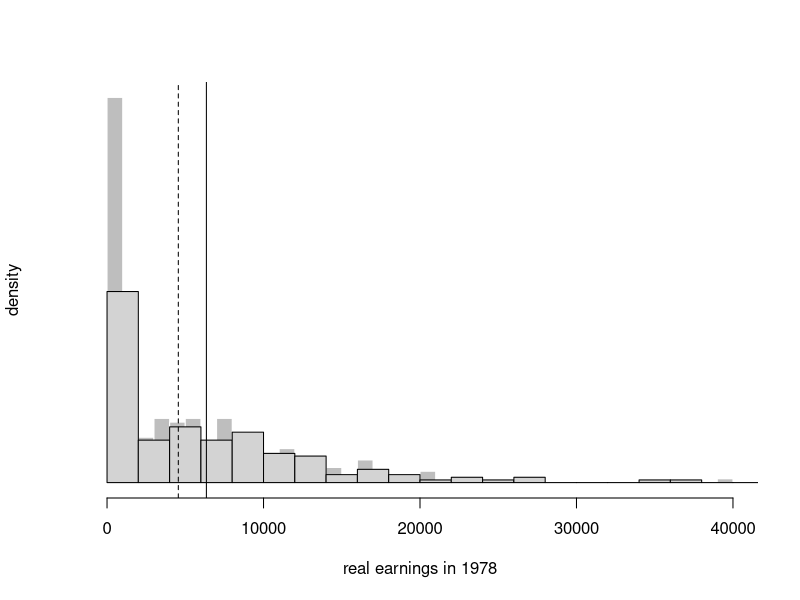
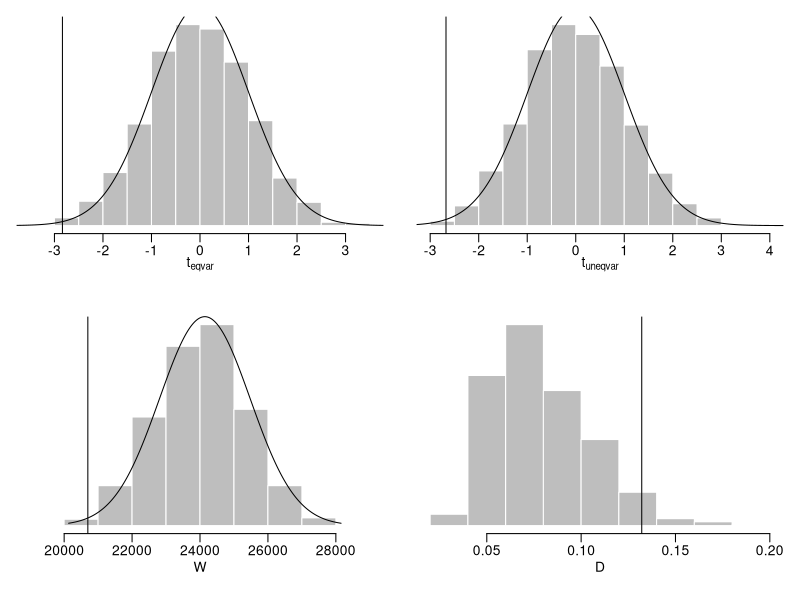

Source code (R) for these figures, in order:
library(Matching)
data(lalonde)
head(lalonde)

z = lalonde$treat
y = lalonde$re78
par(mfrow = c(1, 1))
hist(y[z == 0], col = "grey", border = FALSE, 
     freq = FALSE, breaks = 30, 
     xlab = "real earnings in 1978", 
     ylab = "density",
     main = "", yaxt = "n")
hist(y[z == 1], freq = FALSE, 
     breaks = 30, add = TRUE)
abline(v = mean(y[z == 1]))
abline(v = mean(y[z == 0]), lty = 2)

## approximate tests, easy implementation in R
asym.pv = c(t.test(y ~ z, var.equal = TRUE)$p.value, 
t.test(y ~ z, var.equal = FALSE)$p.value,
wilcox.test(y ~ z)$p.value,
ks.test(y[z == 1], y[z == 0])$p.value)

## Fisher randomization test
## sample size 
nn = length(z)
nn
## number of treated units
nn1 = sum(z)
nn1
## number of permutations
choose(nn, nn1)

## Monte Carlo version of the FRT
MC = 10^3
Tauhat   = rep(0, MC)
Student  = rep(0, MC)
Wilcox   = rep(0, MC)
Ks       = rep(0, MC)
for(mc in 1:MC)
{
       zperm       = sample(z)
       Tauhat[mc]  = t.test(y ~ zperm, var.equal = TRUE)$statistic 
       Student[mc] = t.test(y ~ zperm, var.equal = FALSE)$statistic
       Wilcox[mc]  = wilcox.test(y ~ zperm)$statistic 
       Ks[mc]      = ks.test(y[zperm == 1], y[zperm == 0])$statistic
}

par(mfrow = c(2, 2), mar = c(4,1,1,1), mgp = c(1.5, 0.5, 0))
hist(Tauhat, col = "grey", 
     border = FALSE, freq = FALSE,
     xlab = expression(t[eqvar]),
     ylab = "",
     main = "", yaxt = "n")
tauhat = t.test(y ~ z, var.equal = TRUE)$statistic
abline(v = tauhat)
mean(Tauhat <= tauhat)
xx = seq(-5, 5, 0.01)
yy = dnorm(xx)
lines(yy ~ xx)


hist(Student, col = "grey", 
     border = FALSE, freq = FALSE,
     xlab = expression(t[uneqvar]),
     ylab = "",
     main = "", yaxt = "n")
student = t.test(y ~ z, var.equal = FALSE)$statistic
abline(v = student)
mean(Student <= student)
lines(yy ~ xx)

hist(Wilcox, col = "grey", 
     border = FALSE, freq = FALSE,
     xlab = expression(W),
     ylab = "",
     main = "", yaxt = "n")
W = wilcox.test(y ~ z)$statistic
abline(v = W)
mean(Wilcox <= W)
mean.null = nn1*(nn - nn1 + 1)/2 
var.null  = nn1*(nn - nn1)*(nn + 1)/12
se.null   = sqrt(var.null)
xx        = seq(mean.null - 3*se.null, mean.null + 3*se.null, 1)
yy        = dnorm(xx, mean.null, se.null)
lines(yy ~ xx)

hist(Ks, col = "grey", 
     border = FALSE, freq = FALSE,
     xlab = expression(D),
     ylab = "",
     main = "", yaxt = "n")
D = ks.test(y[z == 1], y[z == 0])$statistic
abline(v = D)
mean(Ks >= D)
